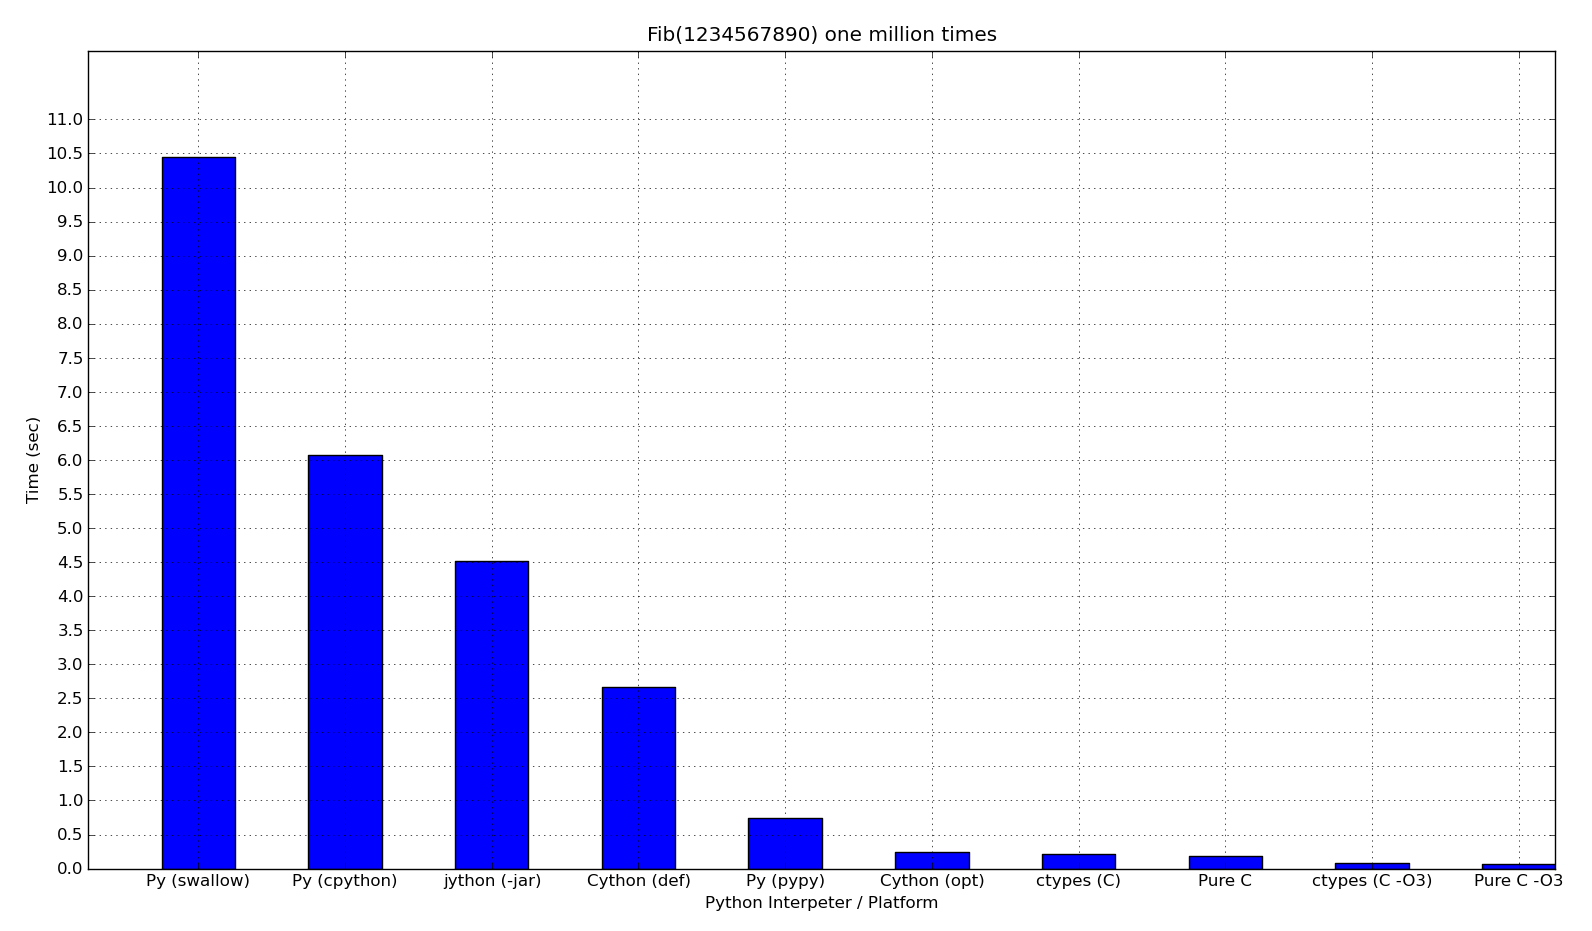

The Python source for this figure:
# quick benchmark
import os
import time
from numpy import mean

plotting = True
	
path_to_unladen_swallow = 'unladen_swallow'

tests = [('Pure C', './fib_c'),
		 ('Pure C -O3', './fib_O3c'),
		 ('Py (cpython)', 'python fib_purepython.py'),
		 ('Py (pypy)', 'pypy fib_purepython.py'),
		 ('Py (swallow)', '%s fib_purepython.py' % path_to_unladen_swallow),
		 ('Cython (def)', 'python cython_test.py'),
		 ('Cython (opt)', 'python cython_test_O3.py'),
		 ('ctypes (C)', 'python fib_ctypes.py'),
		 ('ctypes (C -O3)', 'python fib_ctypes_O3.py'),
		 ('jython (-jar)', './fib_jython.sh'),
		 ]
		

data = [] 
for label, cmd in tests:
	ret = []
	print "%s..." % label
	for i in range(3):
		t1 = time.time()
		result = os.popen(cmd).read()
		taken = time.time() - t1
		ret.append(taken)
	taken = mean(taken)
	data.append((taken, label))
	
data.sort()
data.reverse()
for d,l in data:
	print l.ljust(30), ("%.3f" % d).ljust(10), 'sec'
	
if plotting:
	data, labels = zip(*data)
	from pylab import array, bar, yticks, xticks, show, grid, arange, xlabel, ylabel, title
	xlocations = array(range(len(data)))+0.5
	width = 0.5
	bar(xlocations, data, width=width)
	yticks(arange(0, max(data)+1, .5))
	grid()
	xticks(xlocations+ width/2.0, labels)
	xlabel("Python Interpeter / Platform")
	ylabel("Time (sec)")
	title("Fib(1234567890) one million times")
	show()
